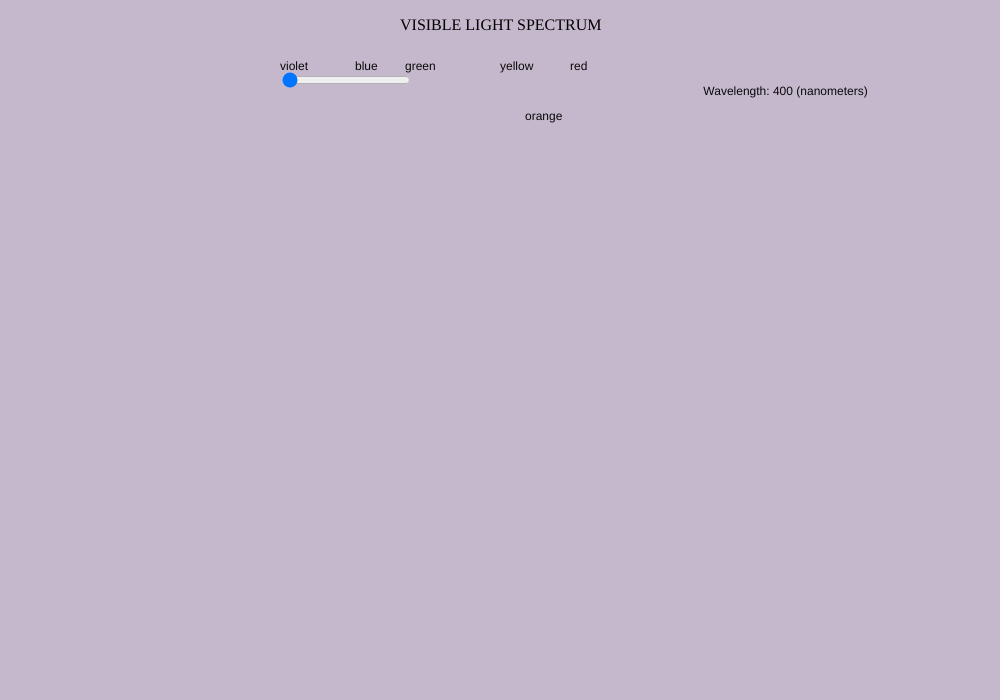
Frame 1 (no input)
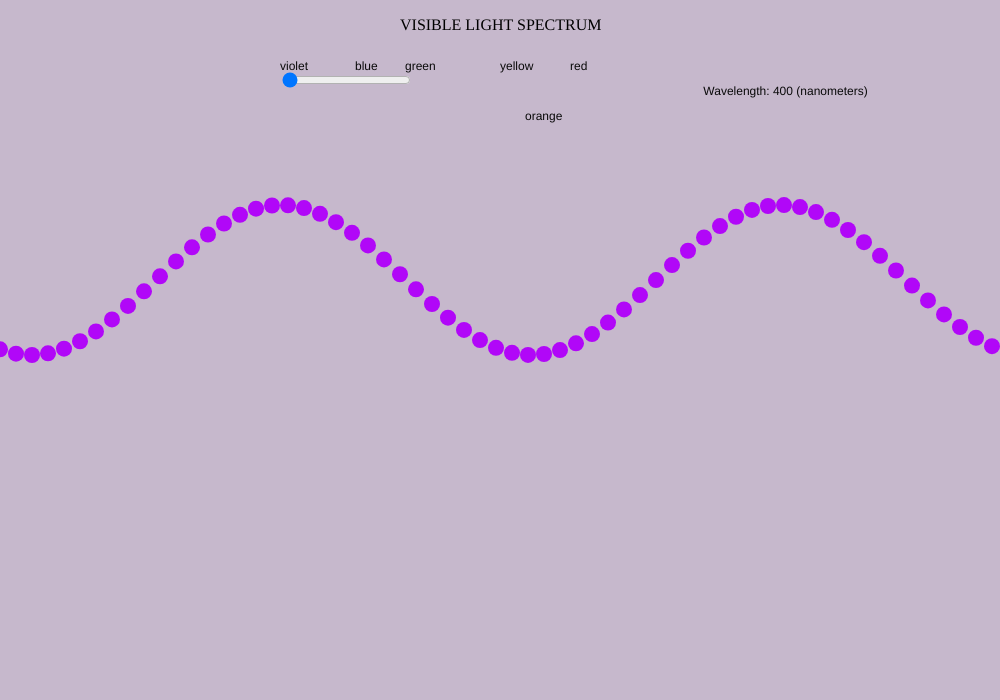
Frame 60 (no input)
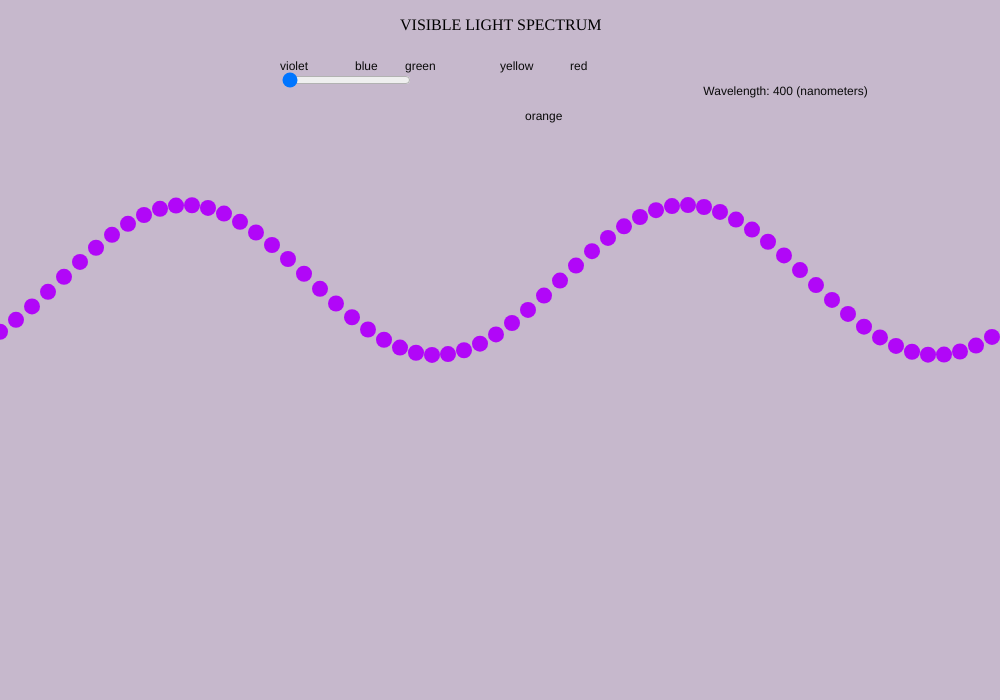
Frame 120 (the mouse pressed at the canvas centre since frame 60)

The p5.js sketch that drew these frames (run headless with seeded random() and noise() and a simulated clock; from frame 60 on, the mouse is pressed at the canvas centre):

// p5.js sketch
// ── sketch.js
var xspacing = 16;    // wavelenght
var w;                // Width of entire wave
var theta = 0.0;      // Start angle at 0
var amplitude = 75.0; // Height of wave
var wavelength = 500.0;   // How many pixels before the wave repeats
var dx;               // Value for incrementing x
var yvalues;  // Using an array to store height values for the wave
var r;//colors
var g;
var b;
var vc;
//
var running = false; //
var cSlider; // these are sliders
var angularvelocity = 2;
var equation;
var cSliderLabel;
var onoff;


function setup() {
  createCanvas(1000, 700);
  w = width+16;
  dx = (TWO_PI / wavelength) * xspacing;
  yvalues = new Array(floor(w/xspacing));
  noStroke();
  cSliderLabel = createP("VISIBLE LIGHT SPECTRUM");
  cSliderLabel.position(400,0);
  cSlider = createSlider(400, 700, 400);
  cSlider.elt.step=0.1;
  cSlider.position(280,70);
  cSlider.class("sim-sliderb");

}

function draw() {
  var vc = cSlider.value()
  if ((399<vc) && (vc<455)){
  r=177;
  g=7;
  b=248;
  }
  
  if ((455<vc) && (vc<492)) {
  r=20;
  g=64;
  b=253;
  }
  
  if ((492<vc) && (vc<577)){
  r=49;
  g=203;
  b=37;
  }
  
  if ((577<vc) && (vc<597)){
  r=252;
  g=255;
  b=0;
  }
  
  if ((597<vc) && (vc<620)){
  r=255;
  g=150;
  b=0;
  }
  
  if ((620<vc) && (vc<700)){
  r=255;
  g=0; 
  b=0;
  }
  background(200);

  fill(r,g,b,20);
  rect(0,0,width,height);
  tint(255,127);
  fill(r,g,b);
  renderWave();
  calcWave();
  fill(10);
  text("violet",280,70);
  text("blue",355,70);
  text("green",405,70);
  text("yellow",500,70);
  text("orange",525,120);
  text("red",570,70);
  text(" Wavelength: " +int(cSlider.value())+ " (nanometers)", 700,95);
}

function calcWave() {
   // Increment theta (try different values for 
  // 'angular velocity' here
  theta += 0.02;

  // For every x value, calculate a y value with sine function
  var x = theta;
  for (var i = 0; i < yvalues.length; i++) {
    yvalues[i] = sin(x)*amplitude;
    x+=dx;
    fill(r,g,b);
  }

}

function renderWave() {
  // A simple way to draw the wave with an ellipse at each location
  for (var x = 0; x < yvalues.length; x++) {
    ellipse(x*xspacing, height/2.5+yvalues[x], 16, 16);
  }
}

function turnonoff() {
  // and of course it's nice to be able to stop it if things get crazy
    if (!running){
      running = true;
      loop();
      onoff.html("STOP");
      return
    }

    if (running){
      running = false;
      noLoop()
      onoff.html("START");
      return
    }

}
